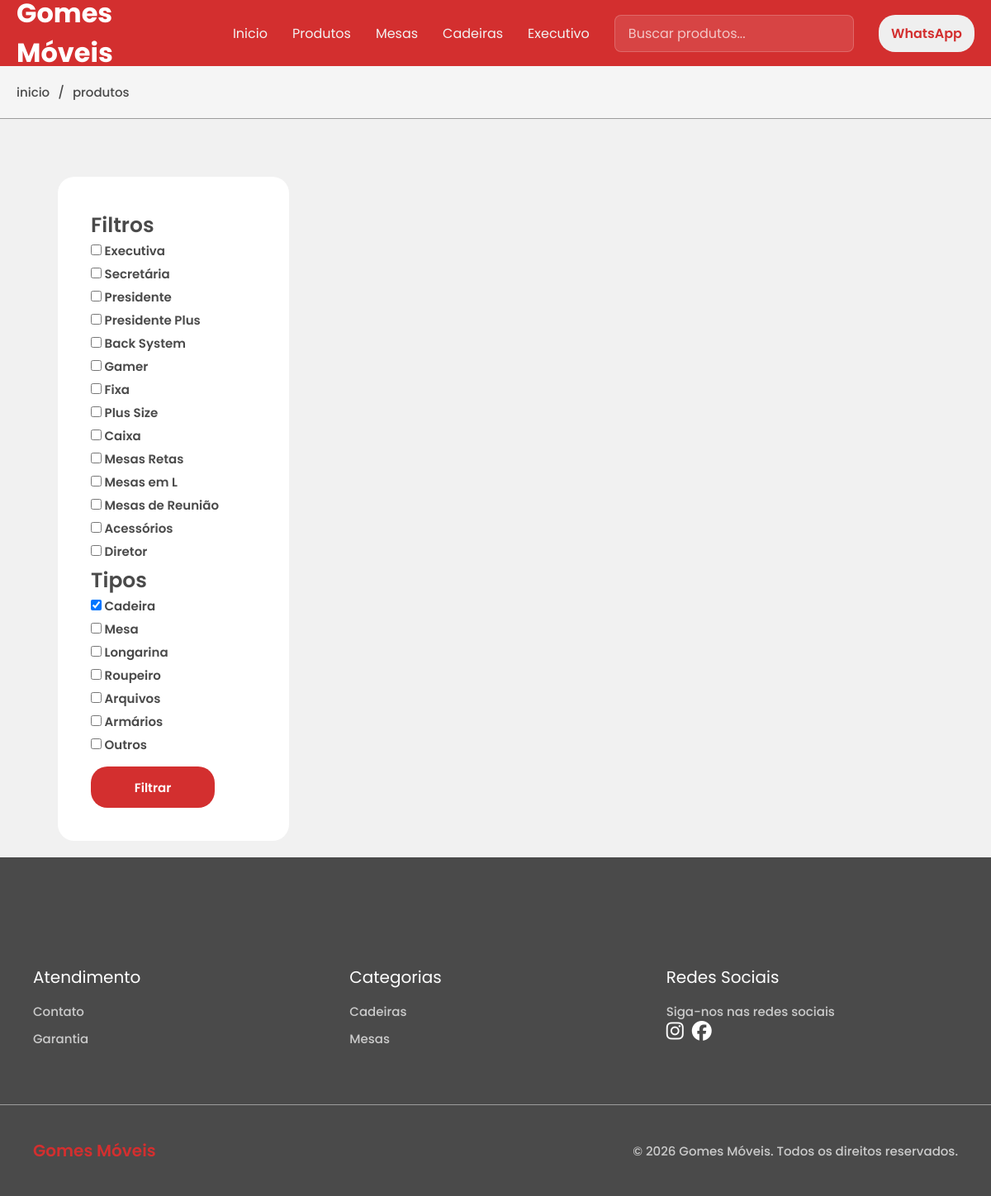
Before: /produtos/?tipo=cadeira with the older database file.
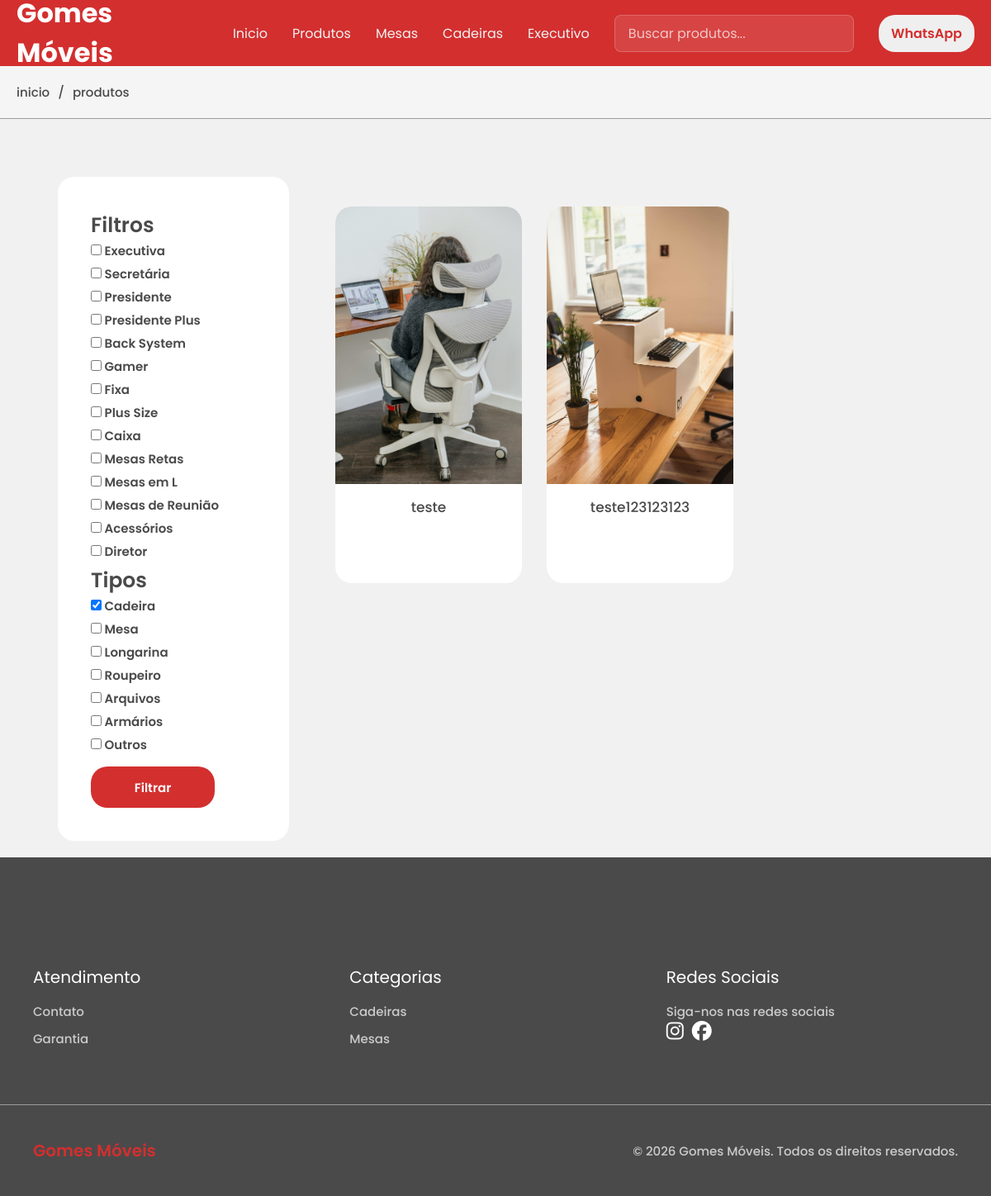
After: the same page with the newer database file.
### core/models.py (models this page shows, shortened)
class Categoria(models.Model):
    nome = models.CharField(max_length=100)
    slug = models.SlugField(unique=True)

class Produto(models.Model):
    TIPOS = [
        ("cadeira","Cadeira"),
        ("mesa","Mesa"),
        ("longarina","Longarina"),
        ("roupeiro","Roupeiro"),
        ("arquivo","Arquivos"),
        ("armario","Armários"),
        ("outros", "Outros")
    ]
    nome = models.CharField(max_length=200)
    descricao = models.TextField()
    destaque = models.BooleanField(default=False)
    slug = models.SlugField(unique=True, blank=True)
    tipo = models.CharField(max_length=20, choices=TIPOS, default="outros")
    categoria = models.ForeignKey(
        Categoria,
        on_delete=models.CASCADE,
        related_name="produtos"
    )

class ProdutoImagem(models.Model):
    produto = models.ForeignKey(
        Produto,
        on_delete=models.CASCADE,
        related_name="imagens"
    )
    imagem = models.ImageField(upload_to="produtos/")

### core/views.py (the view, shortened to what this page needs)
# urls.py: path("produtos/",produtos, name="produtos"),
def produtos(request):
    lista_produtos = Produto.objects.all()
    categorias = Categoria.objects.all()
    tipo_produtos = Produto.TIPOS
    categorias_selecionadas = request.GET.getlist('categoria')
    if categorias_selecionadas:
        lista_produtos = lista_produtos.filter(
            categoria__slug__in=categorias_selecionadas
        )
    tipos_selecionados = request.GET.getlist('tipo')
    if tipos_selecionados:
        lista_produtos = lista_produtos.filter(
            tipo__in=tipos_selecionados
        )
    sem_filtro = not categorias_selecionadas and not tipos_selecionados
    page_number = request.GET.get('page', 1)
    paginator = Paginator(lista_produtos, 12)  #usa a lista filtrada
    itens = paginator.get_page(page_number)
    return render(request, "produtos.html", {
        "produtos": itens,
        "categorias": categorias,
        "tipos": tipo_produtos,
    })

### core/templates/produtos.html (shortened to what this page needs)
{% extends 'base.html' %}
{% load static %}
{% block css %}
<link rel="stylesheet" href="{% static 'css/produtos.css' %}">
{% endblock %}
{% block content %}
<div class="move">
    <a href="{% url 'inicio' %}">inicio</a>
    <p>/</p>
    <a href="{% url 'produtos' %}">produtos</a>
</div>
 <div class="container">
    <div class="filtro">
        <h1>Filtros</h1>
        <form method="get">
            <ul>
                {% for c in categorias%}
                <li>
                    <label class="label-categoria">
                        <div class="container-nome-categoria">
                            <input type="checkbox" name="categoria" value="{{ c.slug }}"
                            {% if c.slug in request.GET.categoria %}checked{% endif %}>
                            {{ c.nome }}
                        </div>
                    </label>
                </li>
                {% endfor %}
            </ul>
            <h1>Tipos</h1>
            <ul>
                {% for value, label in tipos %}
                <li>
                    <label class="label-categoria">
                        <div class="container-nome-categoria">
                            <input type="checkbox" name="tipo" value="{{ value }}"
                            {% if value in request.GET.tipo %}checked{% endif %}>
                            {{ label }}
                        </div>
                    </label>
                </li>
                {% endfor %}
            </ul>
            <button type="submit" class="btn-filtrar">
                <p>Filtrar</p>
            </button>
        </form>
    </div>
    <div class="container-itens">
        <div class="container-produtos" id="lista-produtos">
            {% for p in produtos %}
            <a href="{% url 'produto' p.slug %}">
                <div class="img-container">
                    <img src="{{ p.imagens.first.imagem.url }}">
                </div>
                <div class="paragrafo-produto">
                    <p>{{ p.nome }}</p>
                </div>
            </a>
            {% endfor %}
        </div>
    </div>
</div>
<div class="footer">
    <br><br><br><br><br>
    <div class="container-footer">
        <div class="Atendimento-footer">
            <h1>Atendimento</h1>
            <ul class="mov">
                <li><a href="">Contato</a></li>
                <li><a href="">Garantia</a></li>
            </ul>
        </div>
        <div class="Categorias-footer">
            <h1>Categorias</h1>
            <ul class="mov">
                <li><a href="{% url 'produtos' %}?tipo=cadeira">Cadeiras</a></li>
                <li><a href="{% url 'produtos' %}?tipo=mesa">Mesas</a></li>
                <br>
            </ul>
        </div>
        <div class="Redes-Sociais-footer">
            <h1>Redes Sociais</h1>
            <p>Siga-nos nas redes sociais</p>
            <div class="icon-footer">
                <a href="https://www.instagram.com/gomesmoveis.escritorio/" target="_blank">
                    <i class="fa-brands fa-instagram instagram"></i>
                </a>
                <a href="https://www.facebook.com/gomesmoveis.escritorio?locale=pt_BR" target="_blank">
                    <i class="fa-brands fa-facebook facebook"></i>
                </a>
            </div>
        </div>
    </div>
    <div class="container-direitos">
        <h1>
            Gomes Móveis
        </h1>
        <p>
            © 2026 Gomes Móveis. Todos os direitos reservados.
        </p>
    </div>
</div>
{% endblock %}

Changed rows visible on the page:
added Produto: imagens.first.imagem (picture), nome "teste"
added Produto: imagens.first.imagem (picture), nome "teste123123123"
